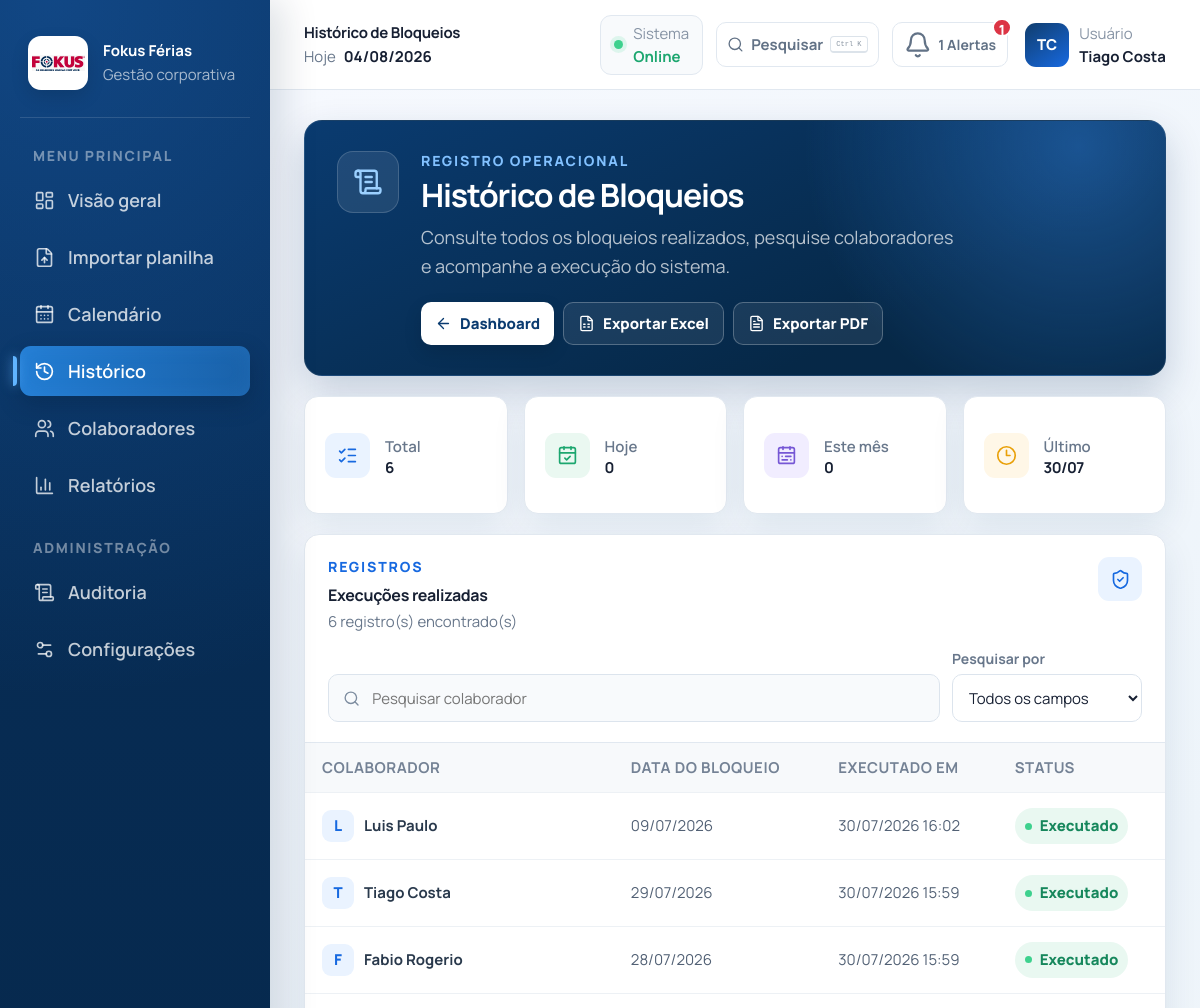
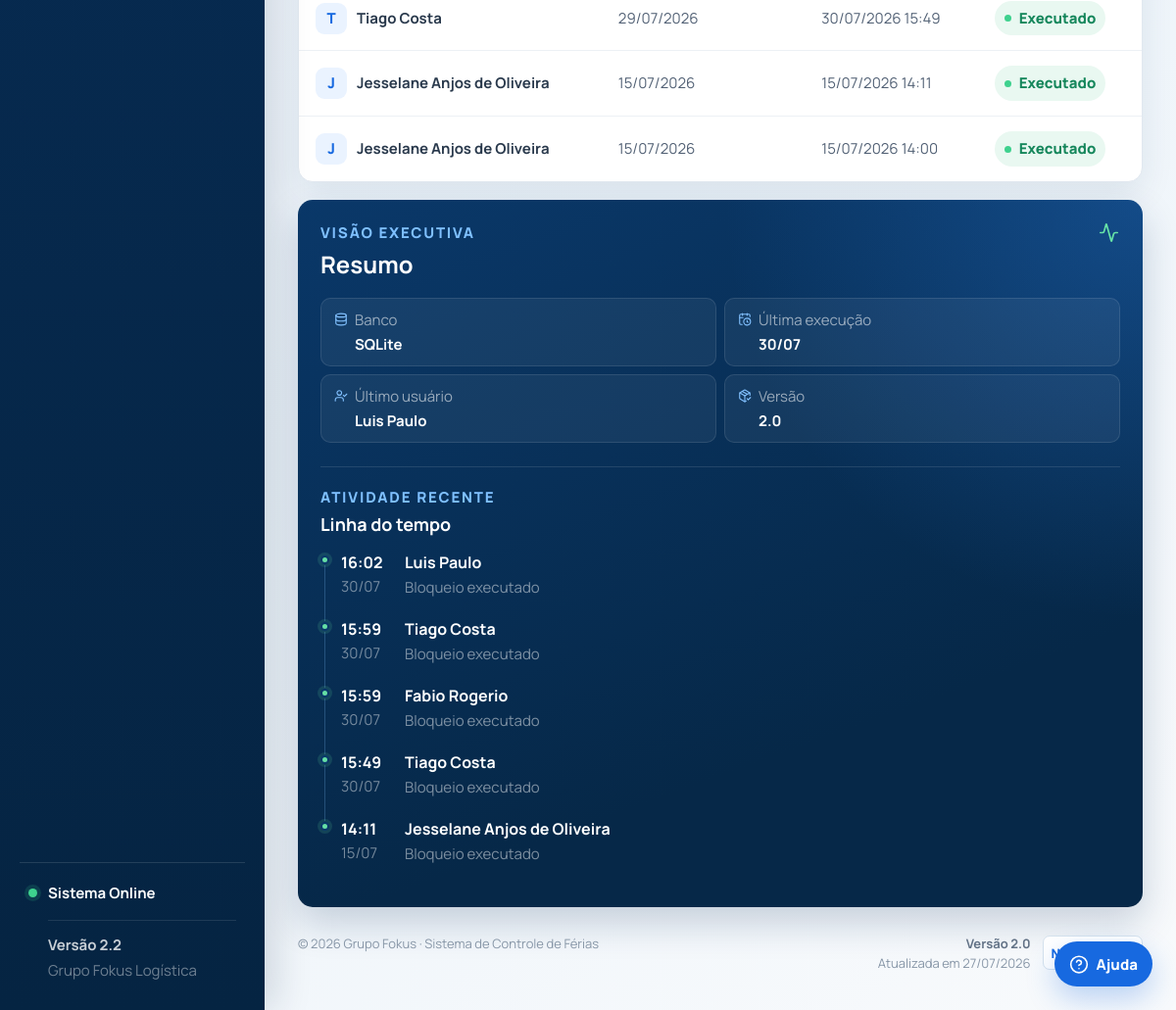
The page /historico on the database its author committed (2 pictures, top to bottom).
### tables this page shows
CREATE TABLE bloqueios (
                id INTEGER PRIMARY KEY AUTOINCREMENT,
                nome TEXT,
                data_bloqueio TEXT,
                data_execucao TEXT
            );

CREATE TABLE configuracoes (
            chave TEXT PRIMARY KEY,
            valor TEXT NOT NULL,
            atualizado_em TEXT NOT NULL
        );

### app.py (the view)
@app.route("/historico")
def historico():
    dados = obter_historico()
    agora = datetime.now()
    hoje_total = sum(
        1 for item in dados
        if item["execucao_dt"] and item["execucao_dt"].date() == agora.date()
    )
    mes_total = sum(
        1 for item in dados
        if item["execucao_dt"]
        and item["execucao_dt"].year == agora.year
        and item["execucao_dt"].month == agora.month
    )
    ultimo = dados[0] if dados else None
    return render_template(
        "historico.html",
        dados=dados,
        total=len(dados),
        hoje_total=hoje_total,
        mes_total=mes_total,
        ultimo=ultimo,
        timeline=dados[:5],
        busca=request.args.get("busca", ""),
        data_atual=agora.strftime("%d/%m/%Y %H:%M"),
        data_hoje=agora.strftime("%d/%m/%Y"),
        data_hoje_dt=agora.date()
    )

### app.py (called while the page is built)
def carregar_configuracoes():
    inicializar_tabelas_sistema()
    conn = sqlite3.connect(DATABASE_PATH)
    valores = dict(conn.execute("SELECT chave, valor FROM configuracoes").fetchall())
    conn.close()
    return {**CONFIGURACOES_PADRAO, **valores}

def obter_pasta_planilhas():
    pasta = carregar_configuracoes().get("pasta_padrao", UPLOAD_FOLDER).strip()
    caminho = pasta if os.path.isabs(pasta) else os.path.join(BASE_DIR, pasta)
    os.makedirs(caminho, exist_ok=True)
    return caminho

def listar_backups():
    pasta = BACKUPS_DIR
    if not os.path.isdir(pasta):
        return []
    arquivos = []
    for raiz, _, nomes in os.walk(pasta):
        arquivos.extend(
            os.path.join(raiz, nome)
            for nome in nomes
            if nome.lower().endswith((".zip", ".db"))
        )
    return sorted(arquivos, key=os.path.getmtime, reverse=True)

def planilhas_importadas():
    pasta_planilhas = obter_pasta_planilhas()
    arquivos = [
        os.path.join(pasta_planilhas, nome)
        for nome in os.listdir(pasta_planilhas)
        if nome.lower().endswith((".xlsx", ".xls"))
    ]
    return sorted(arquivos, key=os.path.getmtime)

@app.before_request
def verificar_modo_manutencao():
    if (
        os.environ.get("FOKUS_MODO_MANUTENCAO") == "1"
        and request.endpoint not in {"manutencao", "static"}
    ):
        return manutencao()

### services/column_alias_store.py (called while the page is built)
    def ensure_schema(self) -> None:
        connection = sqlite3.connect(self.database_path)
        try:
            connection.execute("""
                CREATE TABLE IF NOT EXISTS column_aliases (
                    id INTEGER PRIMARY KEY AUTOINCREMENT,
                    alias TEXT NOT NULL,
                    alias_normalizado TEXT NOT NULL,
                    campo TEXT NOT NULL,
                    ativo INTEGER NOT NULL DEFAULT 1,
                    criado_em TEXT NOT NULL,
                    atualizado_em TEXT NOT NULL,
                    UNIQUE(alias_normalizado, campo)
                )
            """)
            connection.execute("""
                CREATE INDEX IF NOT EXISTS idx_column_aliases_campo_ativo
                ON column_aliases (campo, ativo)
            """)
            connection.commit()
        finally:
            connection.close()

### templates/historico.html (shortened to what this page needs)
<!DOCTYPE html>
<html lang="pt-BR">
<head>
    <link rel="stylesheet" href="{{ url_for('static', filename='css/global.css') }}">
    <link rel="stylesheet" href="{{ url_for('static', filename='css/historico.css') }}">
</head>
<body class="app-page page-history">
<div class="app-shell">
    <aside class="sidebar" id="sidebar">
        <a class="sidebar-brand" href="/">
            <span class="brand-logo-wrap"><img src="{{ url_for('static', filename='img/logo.png') }}" alt="Fokus"></span>
            <span><strong>Fokus Férias</strong><small>Gestão corporativa</small></span>
        </a>
        <div class="nav-label">Menu principal</div>
        <nav class="sidebar-nav" aria-label="Menu principal">
            <a href="/dashboard" class="nav-link"><i data-lucide="layout-dashboard"></i><span>Visão geral</span></a>
            <a href="/importar" class="nav-link"><i data-lucide="file-up"></i><span>Importar planilha</span></a>
            <a href="/calendario" class="nav-link"><i data-lucide="calendar-days"></i><span>Calendário</span></a>
            <a href="/historico" class="nav-link active"><i data-lucide="history"></i><span>Histórico</span></a>
            <a href="/colaboradores" class="nav-link"><i data-lucide="users"></i><span>Colaboradores</span></a>
            <a href="/relatorios" class="nav-link"><i data-lucide="bar-chart-3"></i><span>Relatórios</span></a>
        </nav>
        <div class="nav-label">Administração</div>
        <nav class="sidebar-nav">
            <a href="/auditoria" class="nav-link"><i data-lucide="scroll-text"></i><span>Auditoria</span></a>
            <a href="/configuracoes" class="nav-link"><i data-lucide="settings-2"></i><span>Configurações</span></a>
        </nav>
        <div class="sidebar-footer">
            <div class="system-health"><span class="status-dot"></span><strong>Sistema Online</strong></div>
            <div class="sidebar-version"><span>Versão 2.2</span><small>Grupo Fokus Logística</small></div>
        </div>
    </aside>
    <main class="main-content">
        <header class="topbar">
            <div class="topbar-left">
                <div class="topbar-title"><strong>Histórico de Bloqueios</strong><span>Hoje <b>{{ data_hoje }}</b></span></div>
            </div>
            <div class="topbar-actions">
                <div class="topbar-meta online-meta"><span class="status-dot"></span><span><small>Sistema</small><strong>Online</strong></span></div>
                {% include "_pesquisa_global.html" %}
                {% include "_notificacoes.html" %}
                <div class="profile"><span class="profile-avatar">TC</span><span class="profile-copy"><small>Usuário</small><strong>Tiago Costa</strong></span></div>
            </div>
        </header>
        <div class="page-content">
            <section class="history-hero">
                <div class="history-hero-icon"><i data-lucide="scroll-text"></i></div>
                <div>
                    <span class="hero-eyebrow">REGISTRO OPERACIONAL</span>
                    <h1>Histórico de Bloqueios</h1>
                    <p>Consulte todos os bloqueios realizados, pesquise colaboradores<br>e acompanhe a execução do sistema.</p>
                </div>
                <div class="hero-actions">
                    <a class="history-button button-light" href="/dashboard"><i data-lucide="arrow-left"></i> Dashboard</a>
                    <a class="history-button button-outline" href="/historico/exportar/excel"><i data-lucide="file-spreadsheet"></i> Exportar Excel</a>
                    <a class="history-button button-outline" href="/historico/exportar/pdf"><i data-lucide="file-text"></i> Exportar PDF</a>
                </div>
            </section>
            <section class="history-metrics" aria-label="Resumo do histórico">
                <article class="history-metric metric-total"><span class="history-metric-icon"><i data-lucide="list-checks"></i></span><div><small>Total</small><strong>{{ total }}</strong></div></article>
                <article class="history-metric metric-today"><span class="history-metric-icon"><i data-lucide="calendar-check"></i></span><div><small>Hoje</small><strong>{{ hoje_total }}</strong></div></article>
                <article class="history-metric metric-month"><span class="history-metric-icon"><i data-lucide="calendar-range"></i></span><div><small>Este mês</small><strong>{{ mes_total }}</strong></div></article>
                <article class="history-metric metric-last"><span class="history-metric-icon"><i data-lucide="clock-3"></i></span><div><small>Último</small><strong>{{ ultimo.execucao_data_curta if ultimo else "--/--" }}</strong></div></article>
            </section>
            <section class="history-layout">
                <article class="history-table-card">
                    <div class="history-table-heading">
                        <div><span class="eyebrow">REGISTROS</span><h2>Execuções realizadas</h2><p id="resultCount">{{ total }} registro(s) encontrado(s)</p></div>
                        <span class="panel-icon"><i data-lucide="shield-check"></i></span>
                    </div>
                    <div class="history-filters">
                        <label class="history-search">
                            <i data-lucide="search"></i>
                            <input id="search" type="search" value="{{ busca }}" placeholder="Pesquisar colaborador" autocomplete="off">
                        </label>
                        <label class="field-filter">
                            <span>Pesquisar por</span>
                            <select id="searchField">
                                <option value="all">Todos os campos</option>
                            </select>
                        </label>
                    </div>
                    <div class="history-table-scroll">
                        <table>
                            <thead><tr><th>Colaborador</th><th>Data do bloqueio</th><th>Executado em</th><th>Status</th></tr></thead>
                            <tbody id="tbody">
                                {% for d in dados %}
                                <tr data-nome="{{ d.nome }}" data-data="{{ d.data_bloqueio }}" data-execucao="{{ d.data_execucao }}" data-status="{{ d.status }}">
                                    <td><span class="person-avatar">{{ d.nome[:1]|upper }}</span><strong>{{ d.nome }}</strong></td>
                                    <td>{{ d.data_bloqueio }}</td>
                                    <td>{{ d.data_execucao }}</td>
                                    <td><span class="status-badge status-executed"><span class="status-dot"></span>{{ d.status }}</span></td>
                                </tr>
                                {% else %}
                                <tr class="empty-row"><td colspan="4"><i data-lucide="inbox"></i><span>Nenhum registro encontrado.</span></td></tr>
                                {% endfor %}
                            </tbody>
                        </table>
                    </div>
                </article>
                <aside class="history-side-panel">
                    <div class="side-panel-heading"><div><span>VISÃO EXECUTIVA</span><h2>Resumo</h2></div><i data-lucide="activity"></i></div>
                    <div class="system-summary">
                        <div><span><i data-lucide="database"></i> Banco</span><strong>SQLite</strong></div>
                        <div><span><i data-lucide="calendar-clock"></i> Última execução</span><strong>{{ ultimo.execucao_data_curta if ultimo else "--/--" }}</strong></div>
                        <div><span><i data-lucide="user-check"></i> Último usuário</span><strong title="{{ ultimo.nome if ultimo else '' }}">{{ ultimo.nome if ultimo else "Sem registros" }}</strong></div>
                        <div><span><i data-lucide="package-check"></i> Versão</span><strong>2.0</strong></div>
                    </div>
                    <div class="timeline-heading"><span>ATIVIDADE RECENTE</span><h3>Linha do tempo</h3></div>
                    <div class="history-timeline">
                        {% for item in timeline %}
                        <article class="timeline-item">
                            <div class="timeline-marker"></div>
                            <time><strong>{{ item.execucao_hora }}</strong><span>{{ "Hoje" if item.execucao_dt and item.execucao_dt.date() == data_hoje_dt else item.execucao_data_curta }}</span></time>
                            <div><strong>{{ item.nome }}</strong><span>Bloqueio executado</span></div>
                        </article>
                        {% else %}
                        <div class="timeline-empty"><i data-lucide="clock"></i><span>Sem atividades recentes.</span></div>
                        {% endfor %}
                    </div>
                </aside>
            </section>
            {% include "_footer.html" %}
        </div>
    </main>
</div>
</body>
</html>

### templates/_footer.html (shortened to what this page needs)
<footer class="system-footer">
    <span>© 2026 Grupo Fokus · Sistema de Controle de Férias</span>
    <div class="system-release">
        <span><strong>Versão {{ versao_sistema }}</strong><small>Atualizada em {{ ultima_atualizacao_sistema }}</small></span>
        <details>
            <summary>Novidades </summary>
        </details>
    </div>
</footer>

### rows shown on the page
bloqueios: nome "L", nome "Luis Paulo", data_bloqueio "09/07/2026", data_execucao "30/07/2026 16:02", status "Executado", execucao_hora "16:02"
bloqueios: nome "T", nome "Tiago Costa", data_bloqueio "29/07/2026", data_execucao "30/07/2026 15:59", status "Executado", execucao_hora "15:59"
bloqueios: nome "F", nome "Fabio Rogerio", data_bloqueio "28/07/2026", data_execucao "30/07/2026 15:59", status "Executado", execucao_hora "15:59"
bloqueios: nome "T", nome "Tiago Costa", data_bloqueio "29/07/2026", data_execucao "30/07/2026 15:49", status "Executado", execucao_hora "15:49"
bloqueios: nome "J", nome "Jesselane Anjos de Oliveira", data_bloqueio "15/07/2026", data_execucao "15/07/2026 14:11", status "Executado", execucao_hora "14:11"
bloqueios: nome "J", nome "Jesselane Anjos de Oliveira", data_bloqueio "15/07/2026", data_execucao "15/07/2026 14:00", status "Executado"
configuracoes: valor "2.0"

### other values the page prints
{{ notificacoes_total }} "1"
{{ total }} "6"
{{ hoje_total }} "0"
{{ mes_total }} "0"
{{ ultimo.execucao_data_curta if ultimo else "--/--" }} "30/07"
{{ ultima_atualizacao_sistema }} "27/07/2026"
